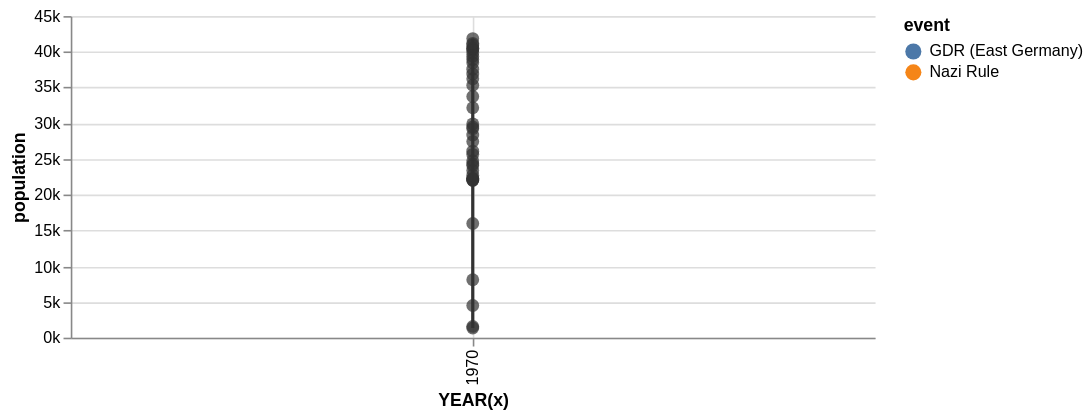

Write a Vega-Lite specification for this figure.
### Vega specification from a JSON file in a GitHub repository (floating-point values rounded to 4 significant figures)
{"$schema": "http://vega.github.io/schema/vega/v3.0.json", "description": "The population of the German city of Falkensee over time", "autosize": "pad", "padding": 5, "data": [{"name": "source_0", "values": [{"year": 1875, "population": 1309}, {"year": 1890, "population": 1558}, {"year": 1910, "population": 4512}, {"year": 1925, "population": 8180}, {"year": 1933, "population": 15915}, {"year": 1939, "population": 24824}, {"year": 1946, "population": 28275}, {"year": 1950, "population": 29189}, {"year": 1964, "population": 29881}, {"year": 1971, "population": 26007}, {"year": 1981, "population": 24029}, {"year": 1985, "population": 23340}, {"year": 1989, "population": 22307}, {"year": 1990, "population": 22087}, {"year": 1991, "population": 22139}, {"year": 1992, "population": 22105}, {"year": 1993, "population": 22242}, {"year": 1994, "population": 22801}, {"year": 1995, "population": 24273}, {"year": 1996, "population": 25640}, {"year": 1997, "population": 27393}, {"year": 1998, "population": 29505}, {"year": 1999, "population": 32124}, {"year": 2000, "population": 33791}, {"year": 2001, "population": 35297}, {"year": 2002, "population": 36179}, {"year": 2003, "population": 36829}, {"year": 2004, "population": 37493}, {"year": 2005, "population": 38376}, {"year": 2006, "population": 39008}, {"year": 2007, "population": 39366}, {"year": 2008, "population": 39821}, {"year": 2009, "population": 40179}, {"year": 2010, "population": 40511}, {"year": 2011, "population": 40465}, {"year": 2012, "population": 40905}, {"year": 2013, "population": 41258}, {"year": 2014, "population": 41777}], "format": {"type": "json"}}, {"name": "data_0", "source": "source_0", "transform": [{"type": "formula", "expr": "toDate(datum[\"year\"])", "as": "year"}, {"type": "formula", "expr": "toNumber(datum[\"population\"])", "as": "population"}, {"type": "filter", "expr": "datum[\"year\"] !== null && !isNaN(datum[\"year\"]) && datum[\"population\"] !== null && !isNaN(datum[\"population\"])"}, {"type": "formula", "as": "year_year", "expr": "datetime(year(datum[\"year\"]), 0, 1, 0, 0, 0, 0)"}, {"type": "collect", "sort": {"field": "year_year", "order": "descending"}}]}, {"name": "data_1", "source": "source_0", "transform": [{"type": "formula", "expr": "toDate(datum[\"year\"])", "as": "year"}, {"type": "formula", "expr": "toNumber(datum[\"population\"])", "as": "population"}, {"type": "filter", "expr": "datum[\"year\"] !== null && !isNaN(datum[\"year\"]) && datum[\"population\"] !== null && !isNaN(datum[\"population\"])"}, {"type": "formula", "as": "year_year", "expr": "datetime(year(datum[\"year\"]), 0, 1, 0, 0, 0, 0)"}]}, {"name": "source_1", "values": [{"x": 1933, "x2": 1945, "event": "Nazi Rule"}, {"x": 1948, "x2": 1989, "event": "GDR (East Germany)"}], "format": {"type": "json", "parse": {"x": "date", "x2": "date"}}, "transform": [{"type": "filter", "expr": "datum[\"x\"] !== null && !isNaN(datum[\"x\"]) && datum[\"x2\"] !== null && !isNaN(datum[\"x2\"])"}, {"type": "formula", "as": "year_x", "expr": "datetime(year(datum[\"x\"]), 0, 1, 0, 0, 0, 0)"}, {"type": "formula", "as": "year_x2", "expr": "datetime(year(datum[\"x2\"]), 0, 1, 0, 0, 0, 0)"}]}], "signals": [{"name": "width", "update": "max(layer_0_width, layer_1_width)"}, {"name": "height", "update": "max(layer_0_height, layer_1_height)"}, {"name": "layer_0_width", "update": "500"}, {"name": "layer_0_height", "update": "21"}, {"name": "layer_1_width", "update": "max(layer_1_layer_0_width, layer_1_layer_1_width)"}, {"name": "layer_1_height", "update": "max(layer_1_layer_0_height, layer_1_layer_1_height)"}, {"name": "layer_1_layer_0_width", "update": "500"}, {"name": "layer_1_layer_0_height", "update": "200"}, {"name": "layer_1_layer_1_width", "update": "500"}, {"name": "layer_1_layer_1_height", "update": "200"}, {"name": "unit", "value": {}, "on": [{"events": "mousemove", "update": "group()._id ? group() : unit"}]}], "marks": [{"name": "nested_main_group", "type": "group", "encode": {"update": {"width": {"signal": "width"}, "height": {"signal": "height"}, "fill": {"value": "transparent"}}}, "marks": [{"name": "layer_0_marks", "type": "rect", "from": {"data": "source_1"}, "encode": {"update": {"x": {"scale": "x", "field": "year_x"}, "x2": {"scale": "x", "field": "year_x2"}, "y": {"value": 0}, "y2": {"field": {"group": "height"}}, "fill": {"scale": "color", "field": "event"}}}, "clip": true}, {"name": "layer_1_layer_0_marks", "type": "line", "from": {"data": "data_0"}, "encode": {"update": {"x": {"scale": "x", "field": "year_year"}, "y": {"scale": "y", "field": "population"}, "stroke": {"value": "#333"}}}, "clip": true}, {"name": "layer_1_layer_1_marks", "type": "symbol", "role": "pointOverlay", "from": {"data": "data_1"}, "encode": {"update": {"x": {"scale": "x", "field": "year_year"}, "y": {"scale": "y", "field": "population"}, "fill": {"value": "#333"}, "opacity": {"value": 0.7}}}, "clip": true}]}], "scales": [{"name": "x", "type": "time", "domain": {"fields": [{"data": "source_1", "field": "year_x"}, {"data": "source_1", "field": "year_x2"}, {"data": "data_0", "field": "year_year"}, {"data": "data_1", "field": "year_year"}], "sort": true}, "range": [0, 500], "round": true, "nice": "year"}, {"name": "color", "type": "ordinal", "domain": {"data": "source_1", "field": "event", "sort": true}, "range": "category"}, {"name": "y", "type": "linear", "domain": {"fields": [{"data": "data_0", "field": "population"}, {"data": "data_1", "field": "population"}], "sort": true}, "range": [200, 0], "round": true, "nice": true, "zero": true}], "axes": [{"scale": "x", "orient": "bottom", "tickCount": 5, "title": "YEAR(x)", "zindex": 1, "encode": {"labels": {"update": {"text": {"signal": "timeFormat(datum.value, '%Y')"}, "angle": {"value": 270}, "align": {"value": "right"}, "baseline": {"value": "middle"}}}}}, {"scale": "x", "domain": false, "grid": true, "labels": false, "orient": "bottom", "tickCount": 5, "ticks": false, "zindex": 0}, {"scale": "y", "format": "s", "orient": "left", "title": "population", "zindex": 1}, {"scale": "y", "domain": false, "format": "s", "grid": true, "labels": false, "orient": "left", "ticks": false, "zindex": 0, "gridScale": "x"}], "legends": [{"fill": "color", "title": "event"}]}
